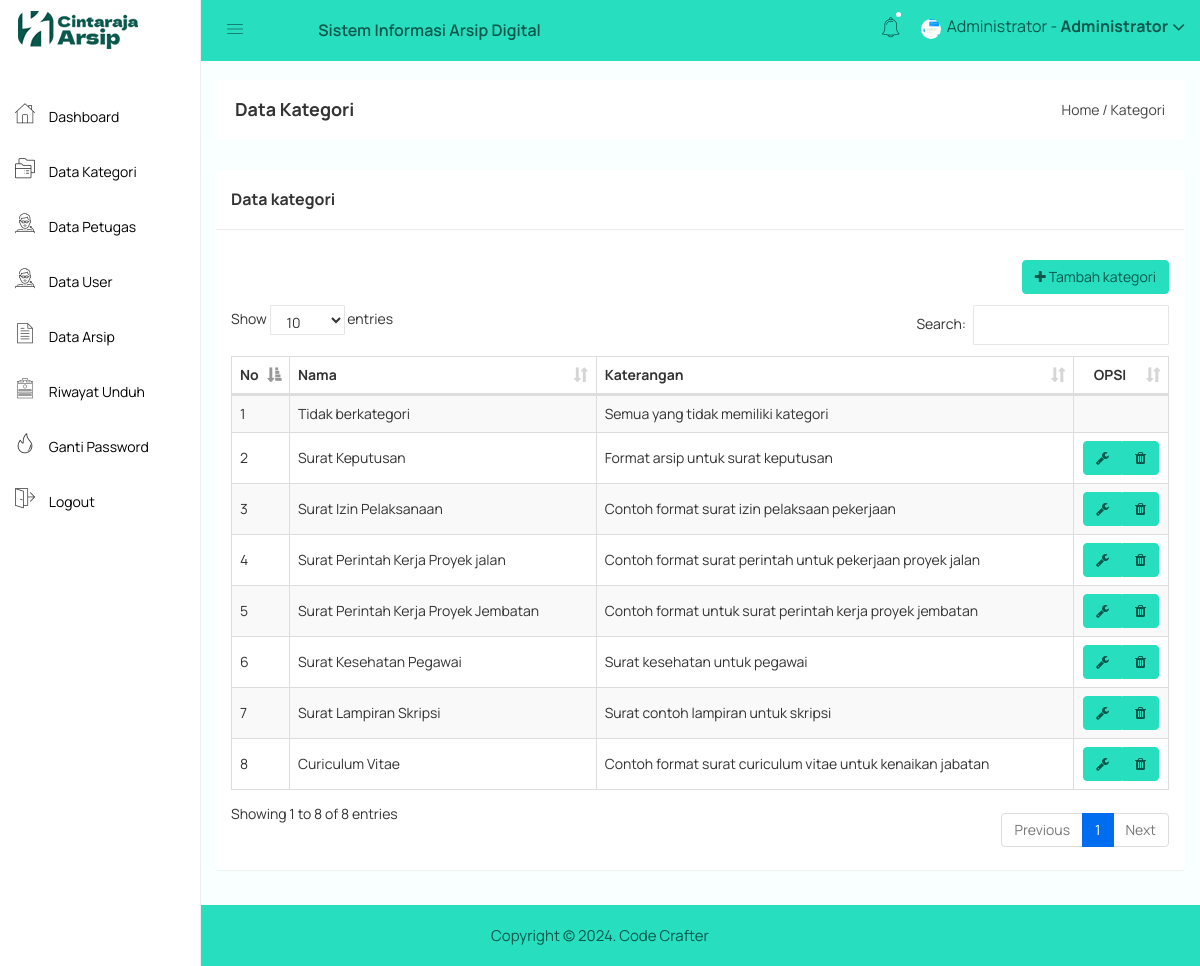
Page /admin/kategori.php (signed in) on the committed database.
### tables this page shows
CREATE TABLE `kategori` (
  `kategori_id` int(11) NOT NULL,
  `kategori_nama` varchar(255) NOT NULL,
  `kategori_keterangan` text NOT NULL
);

### admin/kategori.php (the view, shortened to what this page needs)
<?php include 'header.php'; ?>
<div class="breadcome-area">
    <div class="container-fluid">
        <div class="row">
            <div class="col-lg-12 col-md-12 col-sm-12 col-xs-12">
                <div class="breadcome-list">
                    <div class="row">
                        <div class="col-lg-6 col-md-6 col-sm-6 col-xs-12">
                            <div class="breadcome-heading">
                                <h4 style="margin-bottom: 0px">Data Kategori</h4>
                            </div>
                        </div>
                        <div class="col-lg-6 col-md-6 col-sm-6 col-xs-12">
                            <ul class="breadcome-menu" style="padding-top: 0px">
                                <li><a href="#">Home</a> <span class="bread-slash">/</span></li>
                                <li><span class="bread-blod">Kategori</span></li>
                            </ul>
                        </div>
                    </div>
                </div>
            </div>
        </div>
    </div>
</div>
<div class="container-fluid">
    <div class="panel panel">
        <div class="panel-heading">
            <h3 class="panel-title">Data kategori</h3>
        </div>
        <div class="panel-body">
            <div class="pull-right">
                <a href="kategori_tambah.php" class="btn btn-primary"><i class="fa fa-plus"></i> Tambah kategori</a>
            </div>
            <br>
            <br>
            <br>
            <table id="table" class="table table-bordered table-striped table-hover table-datatable">
                <thead>
                    <tr>
                        <th width="1%">No</th>
                        <th>Nama</th>
                        <th>Katerangan</th>
                        <th class="text-center" width="10%">OPSI</th>
                    </tr>
                </thead>
                <tbody>
                    <?php
                    include '../koneksi.php';
                    $no = 1;
                    $kategori = mysqli_query($koneksi,"SELECT * FROM kategori");
                    while($p = mysqli_fetch_array($kategori)){
                        ?>
                        <tr>
                            <td><?php echo $no++; ?></td>
                            <td><?php echo $p['kategori_nama'] ?></td>
                            <td><?php echo $p['kategori_keterangan'] ?></td>
                            <td class="text-center">
                                <?php
                                if($p['kategori_id'] != 1){
                                    ?>
                                    <div class="btn-group">
                                        <a href="kategori_edit.php?id=<?php echo $p['kategori_id']; ?>" class="btn btn-default"><i class="fa fa-wrench"></i></a>
                                        <a href="kategori_hapus.php?id=<?php echo $p['kategori_id']; ?>" class="btn btn-default"><i class="fa fa-trash"></i></a>
                                    </div>
                                    <?php
                                }
                                ?>
                            </td>
                        </tr>
                        <?php
                    }
                    ?>
                </tbody>
            </table>
        </div>
    </div>
</div>
<?php include 'footer.php'; ?>

### admin/header.php (shortened to what this page needs)
<!doctype html>
<html>
<head>
    <link rel="stylesheet" href="../assets/css/bootstrap.min.css">
    <link rel="stylesheet" href="../assets/css/font-awesome.min.css">
    <link rel="stylesheet" href="../assets/css/owl.carousel.css">
    <link rel="stylesheet" href="../assets/css/owl.theme.css">
    <link rel="stylesheet" href="../assets/css/owl.transitions.css">
    <link rel="stylesheet" href="../assets/css/animate.css">
    <link rel="stylesheet" href="../assets/css/normalize.css">
    <link rel="stylesheet" href="../assets/css/meanmenu.min.css">
    <link rel="stylesheet" href="../assets/css/main.css">
    <link rel="stylesheet" href="../assets/css/educate-custon-icon.css">
    <link rel="stylesheet" href="../assets/css/morrisjs/morris.css">
    <link rel="stylesheet" href="../assets/css/scrollbar/jquery.mCustomScrollbar.min.css">
    <link rel="stylesheet" href="../assets/css/metisMenu/metisMenu.min.css">
    <link rel="stylesheet" href="../assets/css/metisMenu/metisMenu-vertical.css">
    <link rel="stylesheet" href="../assets/css/calendar/fullcalendar.min.css">
    <link rel="stylesheet" href="../assets/css/calendar/fullcalendar.print.min.css">
    <link rel="stylesheet" href="../assets/style.css">
    <link rel="stylesheet" href="../assets/css/responsive.css">
    <link rel="stylesheet" href="../assets/css/style.css">
    <link rel="stylesheet" type="text/css" href="../assets/js/DataTables/datatables.css">
    <?php
    include '../koneksi.php';
    ?>
</head>
<body>
    <div class="left-sidebar-pro">
        <nav id="sidebar" class="">
            <div class="sidebar-header">
                <a href="index.php"><img class="main-logo" src="../assets/img/logo/logo.png" alt="" /></a>
            </div>
            <div class="left-custom-menu-adp-wrap comment-scrollbar">
                <nav class="sidebar-nav left-sidebar-menu-pro" style="margin-top: 30px">
                    <ul class="metismenu" id="menu1">
                        <li class="active">
                            <a href="index.php">
                                <span class="educate-icon educate-home icon-wrap"></span>
                                <span class="mini-click-non">Dashboard</span>
                            </a>
                        </li>
                        <li>
                            <a href="kategori.php" aria-expanded="false"><span class="educate-icon educate-course icon-wrap sub-icon-mg" aria-hidden="true"></span> <span class="mini-click-non">Data Kategori</span></a>
                        </li>
                        <li>
                            <a href="petugas.php" aria-expanded="false"><span class="educate-icon educate-professor icon-wrap sub-icon-mg" aria-hidden="true"></span> <span class="mini-click-non">Data Petugas</span></a>
                        </li>
                        <li>
                            <a href="user.php" aria-expanded="false"><span class="educate-icon educate-professor icon-wrap sub-icon-mg" aria-hidden="true"></span> <span class="mini-click-non">Data User</span></a>
                        </li>
                        <li>
                            <a href="arsip.php" aria-expanded="false"><span class="educate-icon educate-data-table icon-wrap sub-icon-mg" aria-hidden="true"></span> <span class="mini-click-non">Data Arsip</span></a>
                        </li>
                        <li>
                            <a href="riwayat.php" aria-expanded="false"><span class="educate-icon educate-form icon-wrap sub-icon-mg" aria-hidden="true"></span> <span class="mini-click-non">Riwayat Unduh</span></a>
                        </li>
                        <li>
                            <a href="gantipassword.php" aria-expanded="false"><span class="educate-icon educate-danger icon-wrap sub-icon-mg" aria-hidden="true"></span> <span class="mini-click-non">Ganti Password</span></a>
                        </li>
                        <li>
                            <a href="logout.php" aria-expanded="false"><span class="educate-icon educate-pages icon-wrap sub-icon-mg" aria-hidden="true"></span> <span class="mini-click-non">Logout</span></a>
                        </li>
                    </ul>
                </nav>
            </div>
        </nav>
    </div>
    <div class="all-content-wrapper">
        <div class="container-fluid">
            <div class="row">
                <div class="col-lg-12 col-md-12 col-sm-12 col-xs-12">
                    <div class="logo-pro">
                        <a href="index.html"><img class="main-logo" src="../assets/img/logo/logo.png" alt="" /></a>
                    </div>
                </div>
            </div>
        </div>
        <div class="header-advance-area">
            <div class="header-top-area">
                <div class="container-fluid">
                    <div class="row">
                        <div class="col-lg-12 col-md-12 col-sm-12 col-xs-12">
                            <div class="header-top-wraper">
                                <div class="row">
                                    <div class="col-lg-1 col-md-0 col-sm-12 col-xs-12">
                                        <div class="menu-switcher-pro">
                                            <button type="button" id="sidebarCollapse" class="btn bar-button-pro header-drl-controller-btn btn-info navbar-btn">
                                                <i class="educate-icon educate-nav"></i>
                                            </button>
                                        </div>
                                    </div>
                                    <div class="col-lg-5 col-md-6 col-sm-12 col-xs-12">
                                        <div class="header-top-menu tabl-d-n">
                                            <ul class="nav navbar-nav mai-top-nav">
                                                <li class="nav-item"><a href="#" class="nav-link header-text">Sistem Informasi Arsip Digital</a></li>
                                            </ul>
                                        </div>
                                    </div>
                                    <div class="col-lg-6 col-md-6 col-sm-12 col-xs-12">
                                        <div class="header-right-info">
                                            <ul class="nav navbar-nav mai-top-nav header-right-menu">
                                                <li class="nav-item">
                                                    <a href="#" data-toggle="dropdown" role="button" aria-expanded="false" class="nav-link dropdown-toggle"><i class="educate-icon educate-bell" aria-hidden="true"></i><span class="indicator-nt"></span></a>
                                            </li>
                                            <li class="nav-item">
                                                <a href="#" data-toggle="dropdown" role="button" aria-expanded="false" class="nav-link dropdown-toggle">
                                                    <?php
                                                    $id_admin = $_SESSION['id'];
                                                    $profil = mysqli_query($koneksi,"select * from admin where admin_id='$id_admin'");
                                                    $profil = mysqli_fetch_assoc($profil);
                                                    if($profil['admin_foto'] == ""){
                                                      ?>
                                                      <img src="../gambar/sistem/user.png" style="width: 20px;height: 20px">
                                                  <?php }else{ ?>
                                                    <img src="../gambar/admin/<?php echo $profil['admin_foto'] ?>" style="width: 20px;height: 20px">
                                                <?php } ?>
                                                <span class="admin-name"><?php echo $_SESSION['nama']; ?> - <b class="m-2">Administrator</b> </span>
                                                <i class="fa fa-angle-down edu-icon edu-down-arrow"></i>
                                            </a>
                                        </li>
                                    </ul>
                                </div>
                            </div>
                        </div>
                    </div>
                </div>
            </div>
        </div>
    </div>
</div>

### assets/css/main.css (style rules this page uses)
html { color: #222; font-size: 1em; line-height: 1.4; }
audio, canvas, iframe, img, svg, video { vertical-align: middle; }

### assets/css/metisMenu/metisMenu-vertical.css (style rules this page uses)
.sidebar-nav { background: #fff; }
.sidebar-nav ul { padding: 0; margin: 0; list-style: none; background: #f5f5f5; }
.sidebar-nav .metismenu { background: #fff; display: -webkit-box; display: -ms-flexbox; display: flex; -webkit-box-orient: vertical; -webkit-box-direction: normal; -ms-flex-direction: column; flex-direction: column; }
.sidebar-nav .metismenu li + li { margin-top: 5px; }
.sidebar-nav .metismenu li:last-child { margin-bottom: 5px; }
.sidebar-nav .metismenu > li { display: -webkit-box; display: -ms-flexbox; display: flex; -webkit-box-orient: vertical; -webkit-box-direction: normal; -ms-flex-direction: column; flex-direction: column; position: relative; }
.sidebar-nav .metismenu a { position: relative; display: block; padding: 13px 15px; color: #444; outline-width: 0; transition: all .3s ease-out; font-size:16px; font-weight:400; }
.sidebar-nav .metismenu li .icon-wrap { margin-right:5px; font-size:20px; color:#303030; }
.sidebar-nav .metismenu li .sub-icon-mg { margin-right:5px; font-size:16px; }

### assets/css/style.css (style rules this page uses)
table .btn { margin: 0px !important; }
.btn-primary { background: #006df0; color: white !important; border: 1px solid #006df0; }
.panel { margin-bottom: 6rem !important; }
.panel-heading { padding: 20px 15px; border-bottom: 1px solid #ececec; }
.sidebar-nav .metismenu a { position: relative; display: block; padding: 13px 15px; color: #000; outline-width: 0; transition: all 0.3s ease-out; font-size: 14px; font-weight: 400; }
.sidebar-nav .metismenu a > .icon-wrap { font-size: 20px; margin-right: 11px; }
#sidebar { border-right: 1px solid #eee; }
.all-content-wrapper { min-height: 500px; }
td { vertical-align: middle !important; }

### assets/js/DataTables/datatables.css (style rules this page uses)
table.dataTable { clear: both; margin-top: 6px !important; margin-bottom: 6px !important; max-width: none !important; border-collapse: separate !important; }
table.dataTable td, table.dataTable th { -webkit-box-sizing: content-box; box-sizing: content-box; }
table.dataTable thead > tr > th.sorting_asc, table.dataTable thead > tr > th.sorting_desc, table.dataTable thead > tr > th.sorting, table.dataTable thead > tr > td.sorting_asc, table.dataTable thead > tr > td.sorting_desc, table.dataTable thead > tr > td.sorting { padding-right: 30px; }
table.dataTable thead .sorting, table.dataTable thead .sorting_asc, table.dataTable thead .sorting_desc, table.dataTable thead .sorting_asc_disabled, table.dataTable thead .sorting_desc_disabled { cursor: pointer; position: relative; }
table.dataTable thead .sorting:after, table.dataTable thead .sorting_asc:after, table.dataTable thead .sorting_desc:after, table.dataTable thead .sorting_asc_disabled:after, table.dataTable thead .sorting_desc_disabled:after { position: absolute; bottom: 8px; right: 8px; display: block; font-family: 'Glyphicons Halflings'; opacity: 0.5; }
table.dataTable thead .sorting:after { opacity: 0.2; content: "\e150"; }
table.dataTable thead .sorting_asc:after { content: "\e155"; }
table.table-bordered.dataTable th, table.table-bordered.dataTable td { border-left-width: 0; }
table.table-bordered.dataTable th:last-child, table.table-bordered.dataTable th:last-child, table.table-bordered.dataTable td:last-child, table.table-bordered.dataTable td:last-child { border-right-width: 0; }
table.table-bordered.dataTable tbody th, table.table-bordered.dataTable tbody td { border-bottom-width: 0; }

### admin/header.php (style rules this page uses)
.header-top-area { background-color: #27debf !important; color: #0a574c !important; }
.header-text { font-size: 1rem !important; font-weight: 600; }
.nav-link { font-family: manrope, sans-serif; font-size: 16px; color: #0a574c !important; }
.admin-name { font-family: manrope, sans-serif; color: #0a574c !important; }
.btn { background-color: #27debf !important; color: #0a574c !important; border-color: #27debf !important; }

### admin/kategori.php (style rules this page uses)
.btn { background-color: #27debf !important; color: #0a574c !important; border-color: #27debf !important; }

### rows in the picture
kategori: kategori_nama "Tidak berkategori", kategori_keterangan "Semua yang tidak memiliki kategori"
kategori: kategori_nama "Surat Keputusan", kategori_keterangan "Format arsip untuk surat keputusan"
kategori: kategori_nama "Surat Izin Pelaksanaan", kategori_keterangan "Contoh format surat izin pelaksaan pekerjaan"
kategori: kategori_nama "Surat Perintah Kerja Proyek jalan", kategori_keterangan "Contoh format surat perintah untuk pekerjaan proyek jalan"
kategori: kategori_nama "Surat Perintah Kerja Proyek Jembatan", kategori_keterangan "Contoh format untuk surat perintah kerja proyek jembatan"
kategori: kategori_nama "Surat Kesehatan Pegawai", kategori_keterangan "Surat kesehatan untuk pegawai"
kategori: kategori_nama "Surat Lampiran Skripsi", kategori_keterangan "Surat contoh lampiran untuk skripsi"
kategori: kategori_nama "Curiculum Vitae", kategori_keterangan "Contoh format surat curiculum vitae untuk kenaikan jabatan"

### other values in the picture
$_SESSION['nama'] "Administrator"
